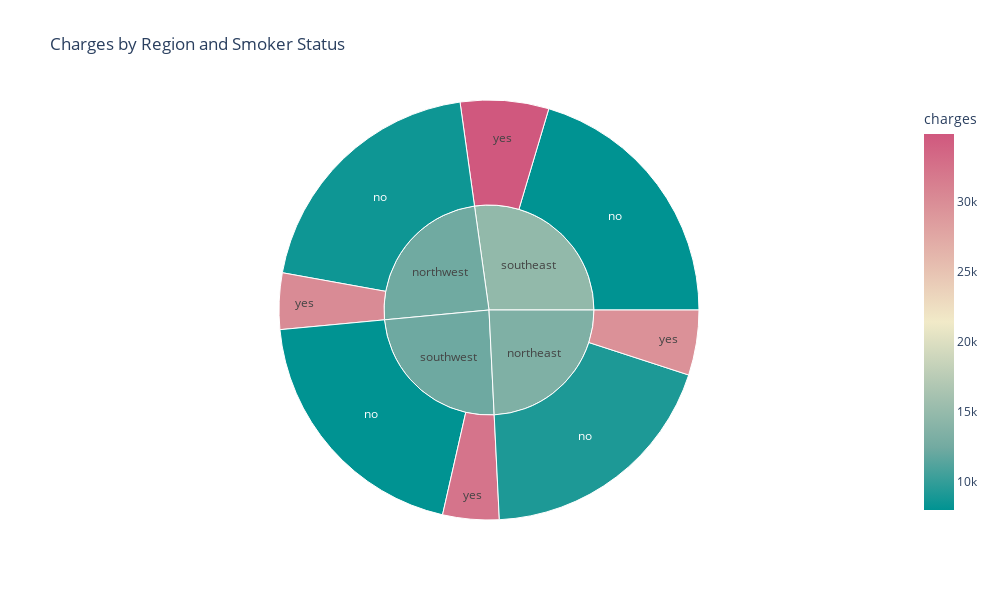

This figure's notebook cell:
### Markdown cell above
**Charges by Region**

Southeast is the highest contributor, however, it also has slightly higher number of respondents compared to other regions. Both Northwest and Southwest generate similar amounts of insurance charges. However, Northeast seems to generate a slightly higher amount of insurance charges. 

We know that smokers contribute more than non-smokers. So, I will probe further before predicting an order of regions that the business can focus on as part of their investment efforts.

### Code cell
fig = px.sunburst(data_frame=df1, path=["region", "smoker"], color= "charges", 
                  hover_name= "charges", 
                  title="Charges by Region and Smoker Status", 
                  color_continuous_scale="tealrose", 
                  labels={"smoker": "smoker status"}, width=1000, height=600)

fig.show()

### Figure 1 — Plotly figure (JSON) as saved in the notebook; plotly's stock layout.template omitted (floating-point values rounded to 4 significant figures)
{"data": [{"branchvalues": "total", "customdata": [[9166.0], [8556.0], [8032.0], [8019.0], [29670.0], [30190.0], [34840.0], [32270.0], [13410.0], [12420.0], [14740.0], [12350.0]], "domain": {"x": [0, 1], "y": [0, 1]}, "hovertemplate": "<b>%{hovertext}</b><br><br>labels=%{label}<br>count=%{value}<br>parent=%{parent}<br>id=%{id}<br>charges=%{color}<extra></extra>", "hovertext": [9166.0, 8556.0, 8032.0, 8019.0, 29670.0, 30190.0, 34840.0, 32270.0, 13410.0, 12420.0, 14740.0, 12350.0], "ids": ["northeast/no", "northwest/no", "southeast/no", "southwest/no", "northeast/yes", "northwest/yes", "southeast/yes", "southwest/yes", "northeast", "northwest", "southeast", "southwest"], "labels": ["no", "no", "no", "no", "yes", "yes", "yes", "yes", "northeast", "northwest", "southeast", "southwest"], "marker": {"coloraxis": "coloraxis", "colors": [9166.0, 8556.0, 8032.0, 8019.0, 29670.0, 30190.0, 34840.0, 32270.0, 13410.0, 12420.0, 14740.0, 12350.0]}, "name": "", "parents": ["northeast", "northwest", "southeast", "southwest", "northeast", "northwest", "southeast", "southwest", "", "", "", ""], "type": "sunburst", "values": [257, 267, 273, 267, 67, 58, 91, 58, 324, 325, 364, 325]}], "layout": {"coloraxis": {"colorbar": {"title": {"text": "charges"}}, "colorscale": [[0, "rgb(0, 147, 146)"], [0.1667, "rgb(114, 170, 161)"], [0.3333, "rgb(177, 199, 179)"], [0.5, "rgb(241, 234, 200)"], [0.6667, "rgb(229, 185, 173)"], [0.8333, "rgb(217, 137, 148)"], [1, "rgb(208, 88, 126)"]]}, "height": 600, "legend": {"tracegroupgap": 0}, "title": {"text": "Charges by Region and Smoker Status"}, "width": 1000}}
